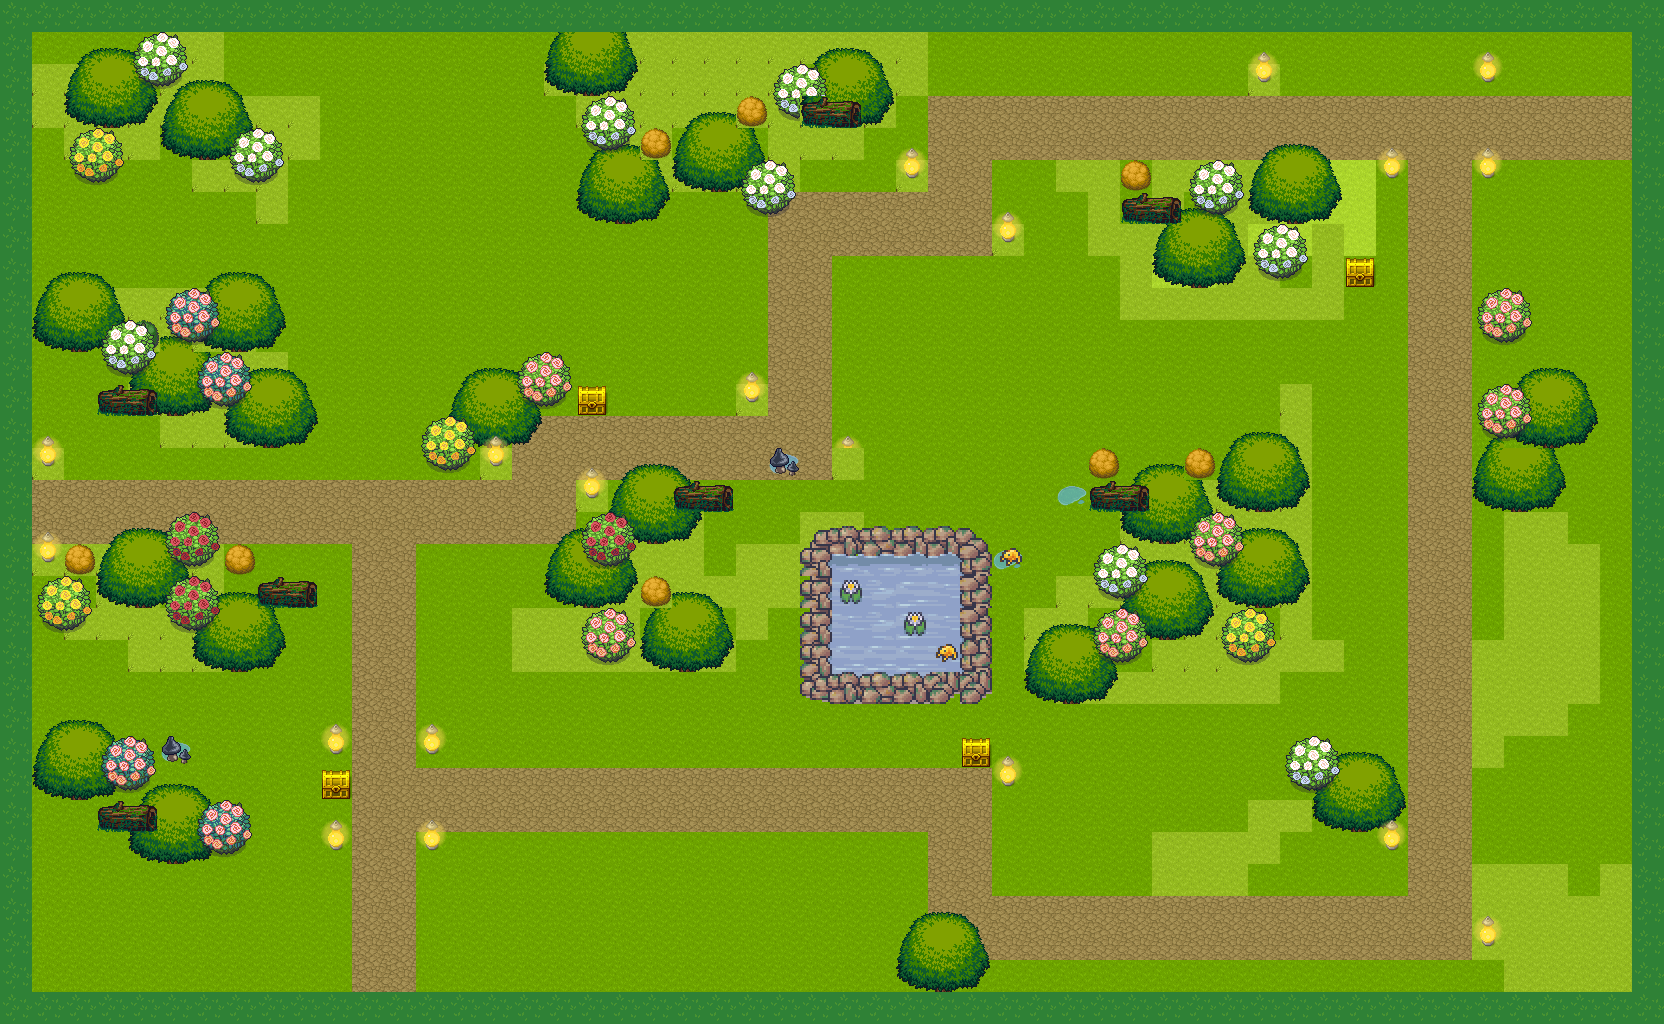

This is a level from a 2D game, rendered from its Tiled map with the project's own tilesets. A one-line summary and the map file follow, with tile-layer data summarised:
An orthogonal 52x32 tile map with 32x32 px tiles, 5 tile layers (groundLayer, borderLayer, rockroadLayer, grassLayer, ...), 5 tilesets and 1 object (start).

<map version="1.8" tiledversion="1.8.6" orientation="orthogonal" renderorder="right-down" width="52" height="32" tilewidth="32" tileheight="32" infinite="0" nextlayerid="7" nextobjectid="2">
 <editorsettings>
  <export target="level3map.json" format="json" />
 </editorsettings>
 <tileset firstgid="1" name="forest_tiles" tilewidth="32" tileheight="32" tilecount="256" columns="16">
  <image source="forest_tiles.png" width="512" height="512" />
 </tileset>
 <tileset firstgid="257" name="gather_plants_1.2" tilewidth="32" tileheight="32" tilecount="920" columns="20">
  <image source="gather_plants_1.2.png" width="640" height="1472" />
 </tileset>
 <tileset firstgid="1177" name="trees-green" tilewidth="32" tileheight="32" tilecount="1024" columns="32">
  <image source="trees-green.png" width="1024" height="1024" />
 </tileset>
 <tileset firstgid="2201" name="pipoya" tilewidth="32" tileheight="32" tilecount="1064" columns="8">
  <image source="../../Tiled-cityMap/assets/pipoya.png" width="256" height="4256" />
 </tileset>
 <tileset firstgid="3265" name="22_Museum_32x32" tilewidth="32" tileheight="32" tilecount="1952" columns="16">
  <image source="22_Museum_32x32.png" width="512" height="3904" />
 </tileset>
 <layer id="1" name="groundLayer" width="52" height="32">
  <data>[1664 cells, 1500 non-empty, 4 distinct tile ids]</data>
 </layer>
 <layer id="6" name="borderLayer" width="52" height="32">
  <data>[1664 cells, 165 non-empty, 1 distinct tile ids]</data>
 </layer>
 <layer id="4" name="rockroadLayer" width="52" height="32">
  <data>[1664 cells, 314 non-empty, 3 distinct tile ids]</data>
 </layer>
 <layer id="2" name="grassLayer" width="52" height="32">
  <data>[1664 cells, 306 non-empty, 35 distinct tile ids]</data>
 </layer>
 <layer id="3" name="decoLayer" width="52" height="32">
  <data>[1664 cells, 160 non-empty, 27 distinct tile ids]</data>
 </layer>
 <objectgroup id="5" name="objectLayer">
  <object id="1" name="start" x="384" y="634.667">
   <point />
  </object>
 </objectgroup>
</map>
